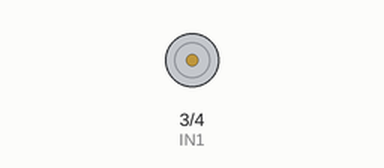
Simulated run of this sketch. Board: Arduino Uno, built with avr-gcc and run on an emulated ATmega328P. On the bench: motor-driver pin pairs drawn as motors (green arrow = first pin HIGH = forward, orange = second pin HIGH = backward, longer = more drive).

Above: at 0.7 s.
At 1.3 s:
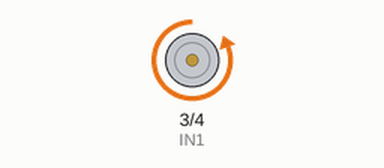
At 3.3 s:
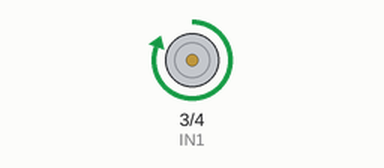
Timing chart, 0 to 3.7 s (numbered marks = the images above):
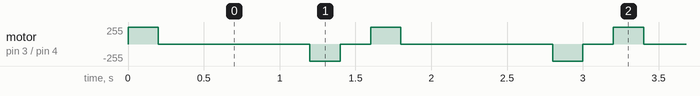

Measured:
- by itself, motor on pin 3 (IN1) / pin 4 (IN2): repeats every 1.6 s: stopped 1.0 s, backward 255/255 0.20 s, stopped 0.20 s, forward 255/255 0.20 s

The sketch:

RP_Arduino_test_1.ino
```cpp
int IN1 = 3;
int IN2 = 4;

void setup() {
  pinMode(IN1, OUTPUT);
  pinMode(IN2, OUTPUT);
}

void loop() {
  // Forward
  digitalWrite(IN1, HIGH);
  digitalWrite(IN2, LOW);
  delay(200);

  // Stop
  digitalWrite(IN1, LOW);
  digitalWrite(IN2, LOW);
  delay(1000);

  // Backward
  digitalWrite(IN1, LOW);
  digitalWrite(IN2, HIGH);
  delay(200);

  // Stop
  digitalWrite(IN1, LOW);
  digitalWrite(IN2, LOW);
  delay(200);
}
```
